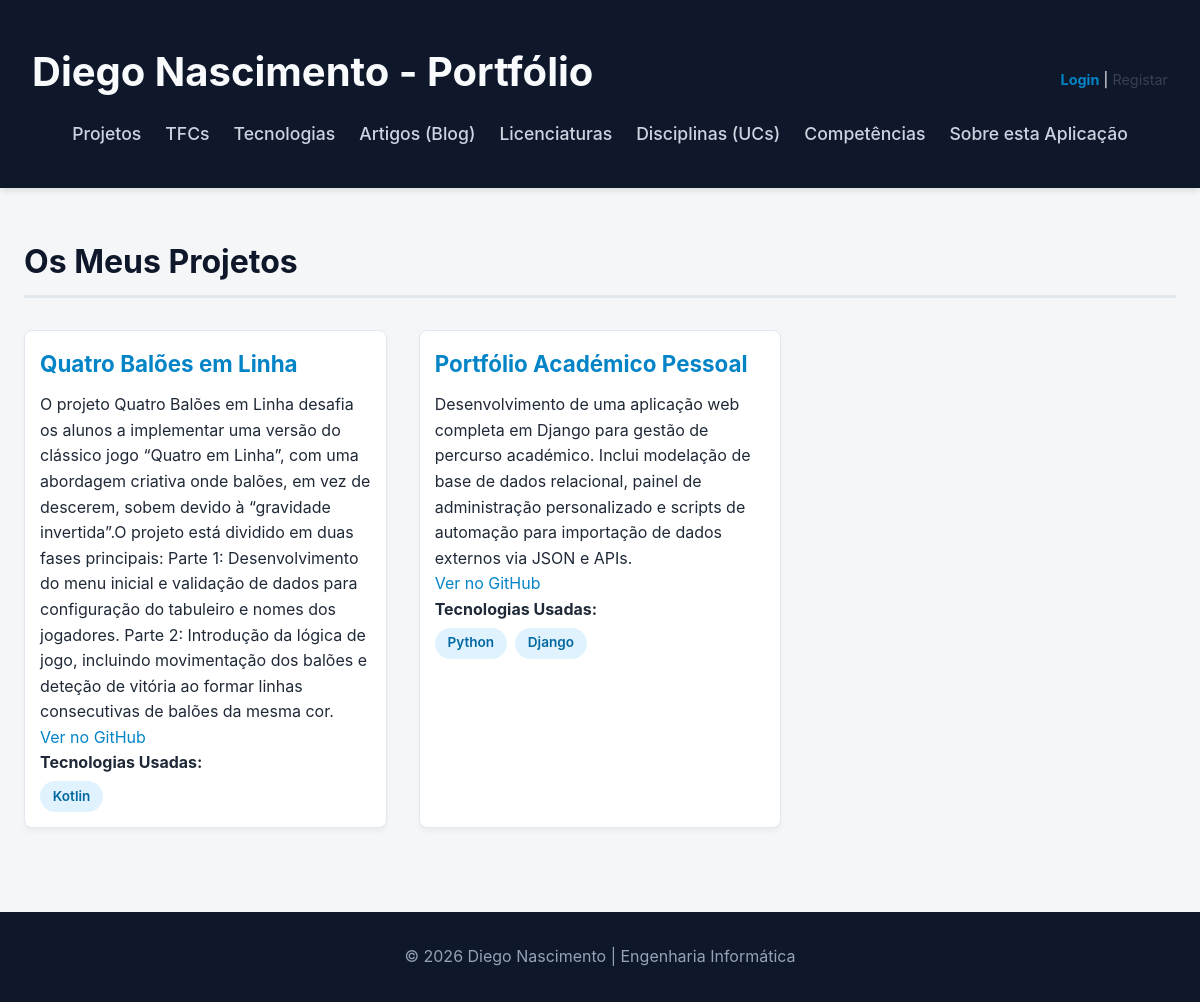
The page / on the database its author committed.
### portfolio/models.py (models this page shows, shortened)
class Projeto(models.Model):
    titulo = models.CharField(max_length=100)
    descricao = models.TextField()
    imagem = models.ImageField(upload_to='projetos/')
    video_demo = models.URLField(blank=True, null=True) # Coloquei blank=True para não ser obrigatório se um projeto não tiver vídeo
    github_link = models.URLField()
    uc = models.ForeignKey(UnidadeCurricular, on_delete=models.CASCADE, related_name='projetos')
    tecnologias = models.ManyToManyField(Tecnologia, related_name='projetos')

class Tecnologia(models.Model):
    nome = models.CharField(max_length=100)
    tipo = models.ForeignKey(TipoTecnologia, on_delete=models.SET_NULL, null=True, blank=True, related_name='tecnologias')
    descricao = models.TextField(blank=True, null=True, help_text="Descrição do que a tecnologia faz e o que gostas/não gostas nela.")
    logotipo = models.ImageField(upload_to='tecnologias/')
    link_oficial = models.URLField()
    nivel_interesse = models.IntegerField() # Exemplo: de 1 a 5

### portfolio/views.py (the view)
# urls.py: path('', views.projetos_view, name='home_portfolio'),
def projetos_view(request):
    projetos = Projeto.objects.prefetch_related('tecnologias', 'competencias').all()
    return render(request, 'portfolio/projetos.html', {'projetos': projetos})

### portfolio/templates/portfolio/projetos.html (shortened to what this page needs)
{% extends "portfolio/base.html" %}
{% block content %}
    <h2>Os Meus Projetos</h2>
    <section>
        {% for projeto in projetos %}
            <article style="border: 1px solid #e5e7eb; padding: 15px; margin-bottom: 20px; border-radius: 8px; position: relative;">
                <h3 style="margin-top: 0; margin-bottom: 10px;">{{ projeto.titulo }}</h3>
                <p>{{ projeto.descricao }}</p>
                {% if projeto.github_link %}
                    <p><a href="{{ projeto.github_link }}" target="_blank" style="color: #0284c7; text-decoration: none;">Ver no GitHub</a></p>
                {% endif %}
                <h4 style="margin-bottom: 5px;">Tecnologias Usadas:</h4>
                <ul style="margin-top: 0;">
                    {% for tech in projeto.tecnologias.all %}
                        <li>{{ tech.nome }}</li>
                    {% empty %}
                        <li>Sem tecnologias registadas.</li>
                    {% endfor %}
                </ul>
            </article>
        {% empty %}
            <p>Ainda não tens projetos registados no teu portfólio.</p>
        {% endfor %}
    </section>
{% endblock %}

### portfolio/static/portfolio/styles.css (style rules this page uses)
* { box-sizing: border-box; margin: 0; padding: 0; }
body { font-family: "Inter", "Segoe UI", system-ui, sans-serif; background: #f4f6f8; color: #1f2937; line-height: 1.6; }
main > h2 { font-size: 2rem; color: #0f172a; border-bottom: 3px solid #e2e8f0; padding-bottom: 0.5rem; margin-bottom: 2rem; }
section { display: grid; grid-template-columns: repeat(auto-fill, minmax(320px, 1fr)); gap: 2rem; }
article { background: white; padding: 1.5rem; border-radius: 12px; box-shadow: 0 4px 6px -1px rgba(0, 0, 0, 0.05); border: 1px solid #e2e8f0 !important; transition: transform 0.2s ease, box-shadow 0.2s ease; }
article h3 { color: #0284c7; font-size: 1.4rem; margin-bottom: 0.8rem; }
article ul { list-style: none; display: flex; flex-wrap: wrap; gap: 0.5rem; margin-top: 1rem; }
article li { background: #e0f2fe; color: #0369a1; padding: 0.3rem 0.8rem; border-radius: 9999px; font-size: 0.85rem; font-weight: 600; }

### rows shown on the page
Projeto: titulo "Quatro Balões em Linha", descricao "O projeto Quatro Balões em Linha desafia os alunos a implementar uma versão do clássico jogo “Quatro em Linha”, com uma abordagem criativa onde balões, em vez de descerem, sobem devido à “gravidade invertida”.O projeto está dividido em duas fases principais: Parte 1: Desenvolvimento do menu inicial e validação de dados para configuração do tabuleiro e nomes dos jogadores. Parte 2: Introdução da lógica de jogo, incluindo movimentação dos balões e deteção de vitória ao formar linhas consecutivas de balões da mesma cor."
Tecnologia: nome "Kotlin"
Projeto: titulo "Portfólio Académico Pessoal", descricao "Desenvolvimento de uma aplicação web completa em Django para gestão de percurso académico. Inclui modelação de base de dados relacional, painel de administração personalizado e scripts de automação para importação de dados externos via JSON e APIs."
Tecnologia: nome "Python"
Tecnologia: nome "Django"
